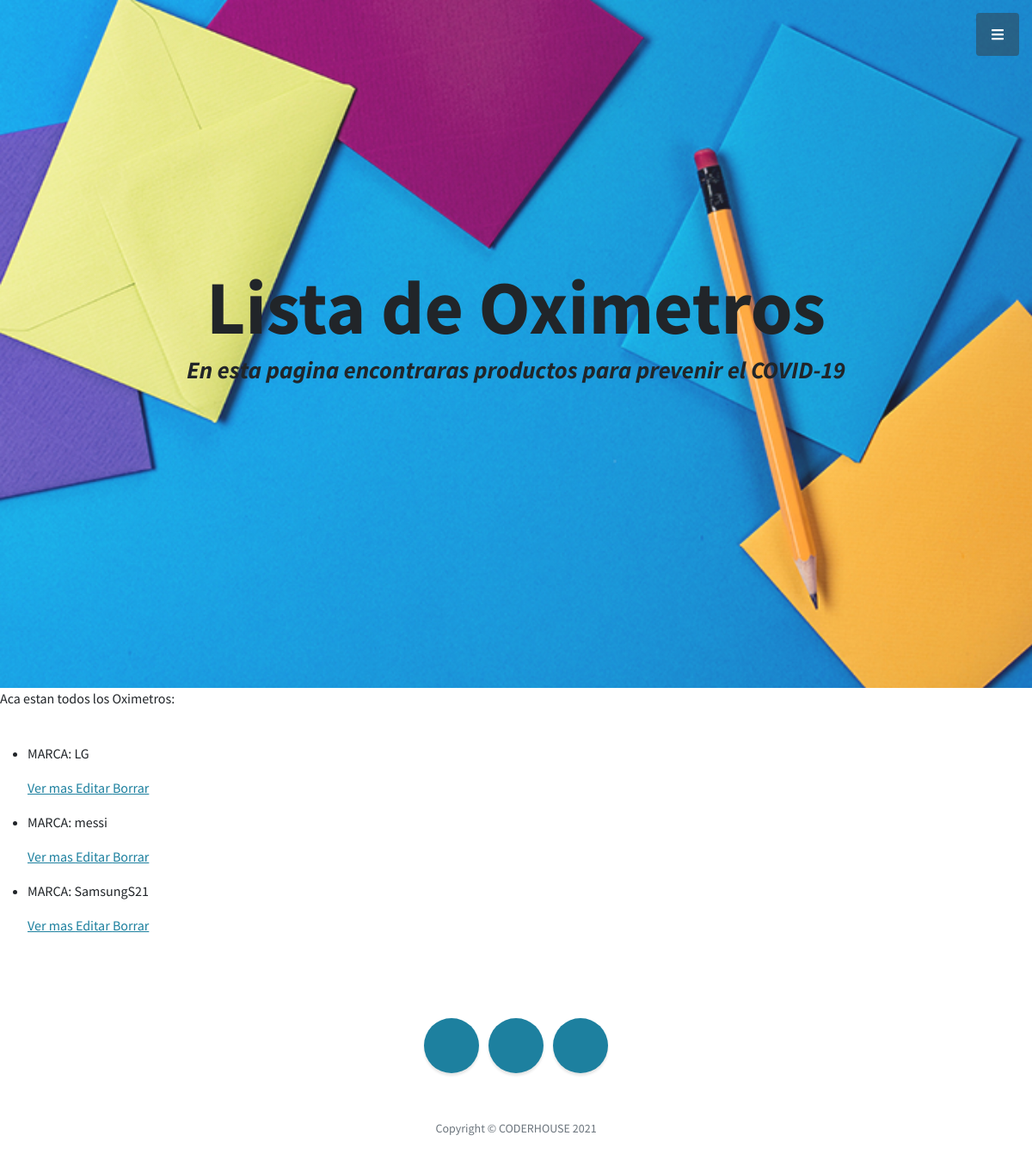
/AppCovid/oximetros/list, run on the app's committed database.
### AppCovid/models.py (models this page shows, shortened)
class Oximetros(models.Model):
    marca= models.CharField(max_length=40)
    origen= models.CharField(max_length=40)
    precio= models.IntegerField()
    esImportado= models.BooleanField(null=True)

### AppCovid/views.py (the view)
# urls.py: path('oximetros/list', views.OximetrosList.as_view(), name='List'),
class OximetrosList(ListView):
    model = Oximetros
    template_name = "AppCoder/oximetros_list.html"

### AppCovid/templates/AppCovid/oximetros_list.html
{% extends "AppCovid/padre.html" %}
{% load static %}
        {% block contenido2 %}
            <h1 class="mb-1">Lista de Oximetros</h1>
        {% endblock %}
        {% block contenido %}
            <p> Aca estan todos los Oximetros: </p> <br>
            <ul>
                {% for oximetros in object_list %}
            <li>
                <p> MARCA: {{ oximetros.marca}}</p>
                <p>
                <a href="{% url 'Detail' oximetros.id %}"> Ver mas <a>
                <a href="{% url 'Edit' oximetros.id %}"> Editar <a>
                <a href="{% url 'Delete' oximetros.id %}">Borrar <a>
            </p>
            </li>
            {% endfor %}
            </ul>
        {% endblock %}

### AppCovid/templates/AppCovid/padre.html (shortened to what this page needs)
<!DOCTYPE html>
<html lang="en">
    <head>
        {% load static %}
        <link href="https://cdnjs.cloudflare.com/ajax/libs/simple-line-icons/2.5.5/css/simple-line-icons.min.css" rel="stylesheet" />
        <link href="{% static 'AppCovid/css/styles.css' %}" rel="stylesheet" />
    </head>
    <body id="page-top">
        <a class="menu-toggle rounded" href="#"><i class="fas fa-bars"></i></a>
        <header class="masthead d-flex align-items-center">
            <div class="container px-4 px-lg-5 text-center">
                {% block contenido2 %}
                {% endblock %}
                <h3 class="mb-5"><em>En esta pagina encontraras productos para prevenir el COVID-19 </em></h3>
            </div>
        </header>
        {% block contenido %}
        {% endblock %}
        <footer class="footer text-center">
            <div class="container px-4 px-lg-5">
                <ul class="list-inline mb-5">
                    <li class="list-inline-item">
                        <a class="social-link rounded-circle text-white mr-3" href="#!"></a>
                    </li>
                    <li class="list-inline-item">
                        <a class="social-link rounded-circle text-white mr-3" href="#!"></a>
                    </li>
                    <li class="list-inline-item">
                        <a class="social-link rounded-circle text-white" href="https://github.com/fedenizzo97"></a>
                    </li>
                </ul>
                <p class="text-muted small mb-0">Copyright &copy; CODERHOUSE 2021</p>
            </div>
        </footer>
    </body>
</html>

### data on the page
Oximetros: marca "LG"
Oximetros: marca "messi"
Oximetros: marca "SamsungS21"
